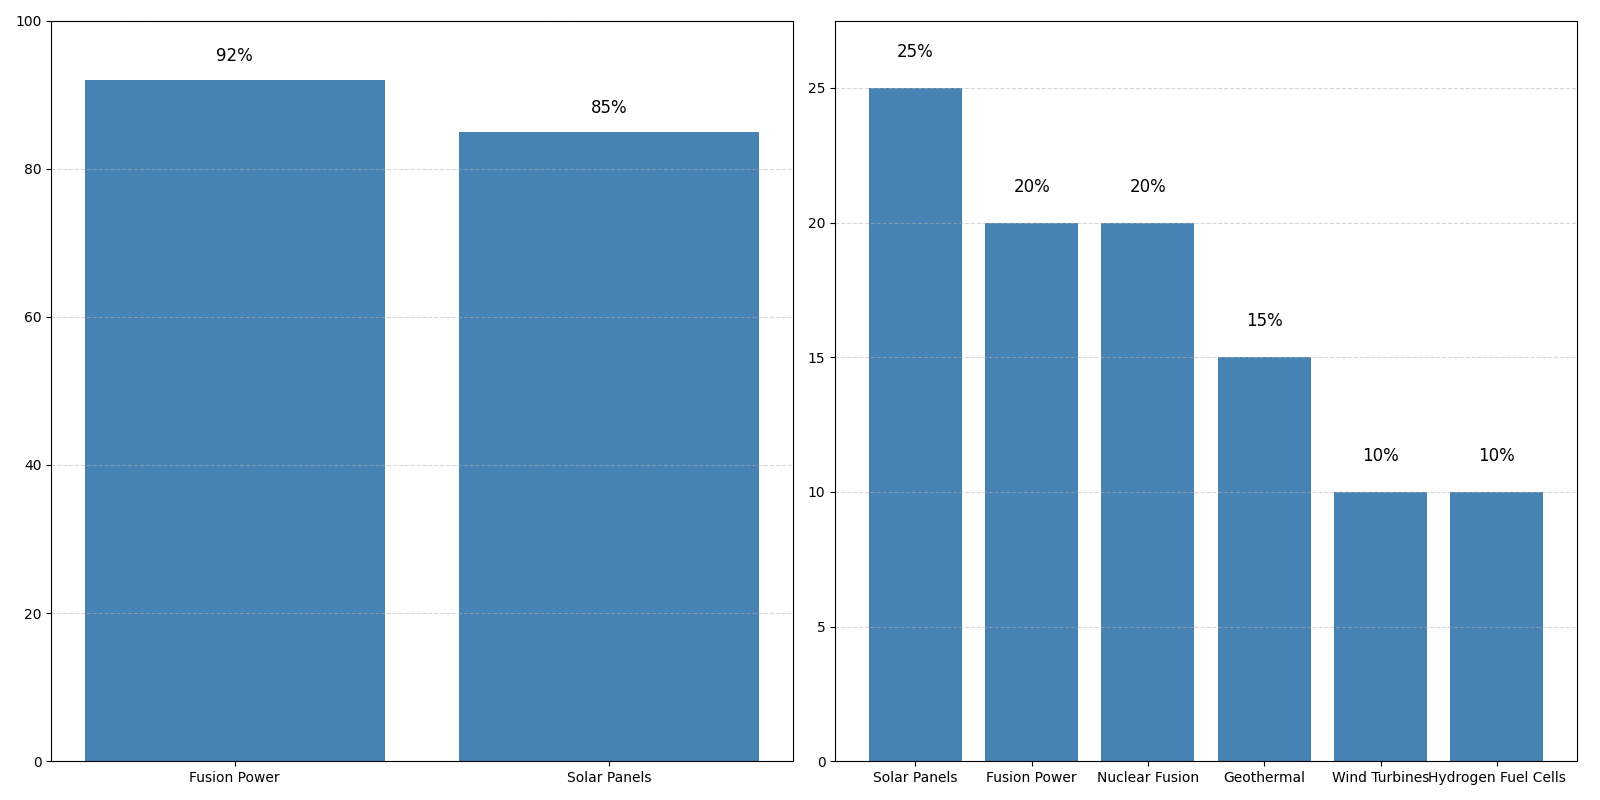

Recreate this plot in Python.
import matplotlib.pyplot as plt
import numpy as np

technologies = ['Solar Panels', 'Fusion Power', 'Geothermal', 'Wind Turbines', 'Hydrogen Fuel Cells', 'Nuclear Fusion']
power_distribution = [25, 20, 15, 10, 10, 20]
sorted_tech = sorted(zip(technologies, power_distribution), key=lambda x: x[1], reverse=True)
sorted_technologies, sorted_power_distribution = zip(*sorted_tech)

tech_comparison = ['Solar Panels', 'Fusion Power']
efficiency = [85, 92]
sorted_efficiency = sorted(zip(tech_comparison, efficiency), key=lambda x: x[1], reverse=True)
sorted_tech_comparison, sorted_eff = zip(*sorted_efficiency)

fig, (ax2, ax1) = plt.subplots(1, 2, figsize=(16, 8))

single_color = '#4682B4'

bars1 = ax1.bar(sorted_technologies, sorted_power_distribution, color=single_color)
ax1.set_ylim(0, max(sorted_power_distribution)*1.1)
ax1.grid(True, axis='y', linestyle='--', alpha=0.5)
for bar, value in zip(bars1, sorted_power_distribution):
    ax1.text(bar.get_x() + bar.get_width() / 2, value + 1, f"{value}%", ha='center', va='bottom', fontsize=12)

bars2 = ax2.bar(sorted_tech_comparison, sorted_eff, color=single_color)
ax2.set_ylim(0, 100)
ax2.grid(True, axis='y', linestyle='--', alpha=0.5)
for bar, eff in zip(bars2, sorted_eff):
    ax2.text(bar.get_x() + bar.get_width() / 2, eff + 2, f"{eff}%", ha='center', va='bottom', fontsize=12)

plt.tight_layout()
plt.show()
